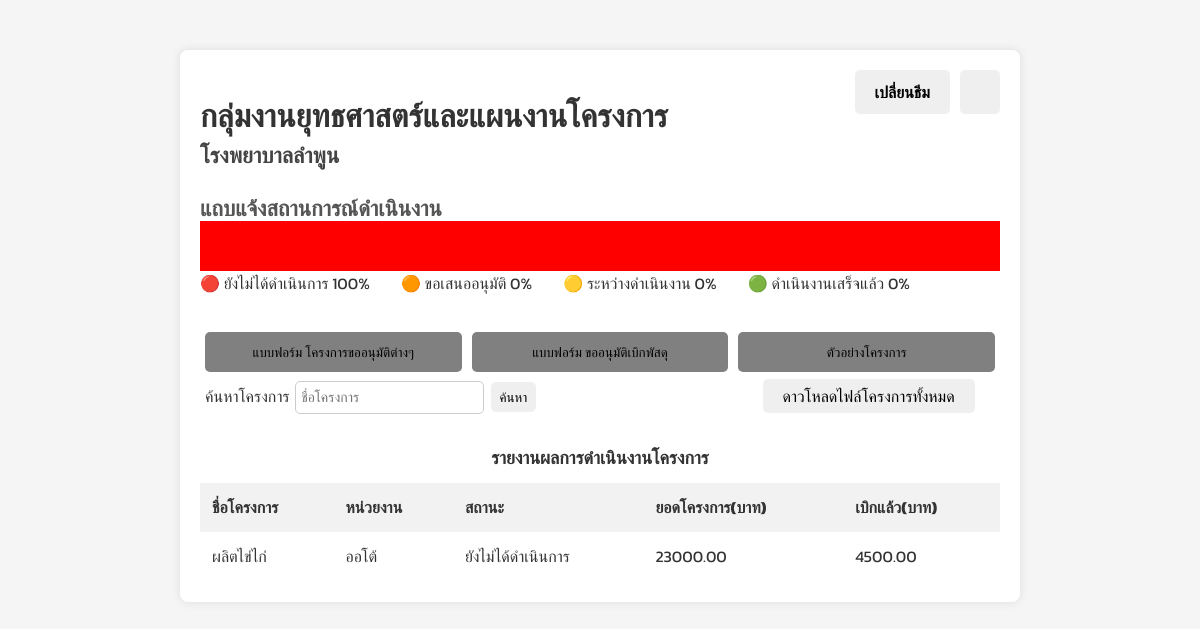
Before: / with the older database file.
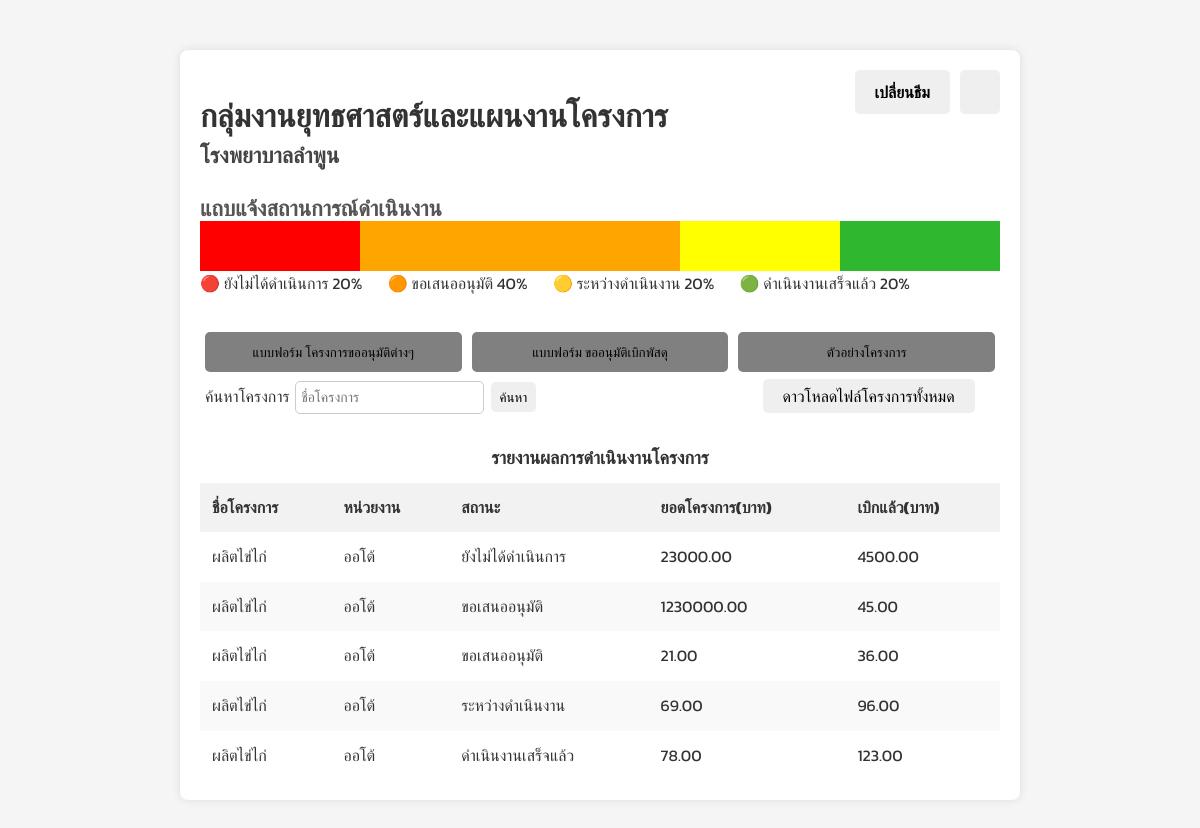
After: the same page with the newer database file.
### mysite/models.py (models this page shows, shortened)
class Member(models.Model):
    CHOICES = [
        ("ยังไม่ได้ดำเนินการ", "ยังไม่ได้ดำเนินการ"),
        ("ขอเสนออนุมัติ", "ขอเสนออนุมัติ"),
        ("ระหว่างดำเนินงาน", "ระหว่างดำเนินงาน"),
        ("ดำเนินงานเสร็จแล้ว", "ดำเนินงานเสร็จแล้ว"),
    ]
    projectName = models.CharField(max_length=255)
    agency = models.CharField(max_length=255)
    status = models.CharField(max_length=20, choices=CHOICES, null=True)
    total = models.DecimalField(max_digits=15, decimal_places=2, null=True)
    withdraw = models.DecimalField(max_digits=15, decimal_places=2, null=True)

### mysite/views.py (the view)
# urls.py: path("", home, name="home"),
def home(request):
    mymembers = Member.objects.all().values()
    percent = coutMember(mymembers)
    template = loader.get_template("home.html")
    context = {"mymembers": mymembers, "percents": percent}
    return HttpResponse(template.render(context, request))

### mysite/views.py (called while the page is built)
def coutMember(mymembers):
    percents = [0, 0, 0, 0]
    for member in mymembers:
        if member["status"] == "ยังไม่ได้ดำเนินการ":
            percents[0] += 1
        elif member["status"] == "ขอเสนออนุมัติ":
            percents[1] += 1
        elif member["status"] == "ระหว่างดำเนินงาน":
            percents[2] += 1
        elif member["status"] == "ดำเนินงานเสร็จแล้ว":
            percents[3] += 1
    total = len(mymembers)
    percents = [int((x / total) * 100) for x in percents]
    return percents

### mysite/templates/home.html (shortened to what this page needs)
{% load static %}
<!DOCTYPE html>
<html lang="th">
<head>
    <link rel="stylesheet" href="{% static 'Box.css' %}" >
    <link rel="stylesheet" href="{% static 'lightHome.css' %}" id="light-theme" >
    <link rel="stylesheet" href="{% static 'darkHome.css' %}"id="dark-theme" disabled>
</head>
<body>
    <div class="container">
        <div class="head">
            <h1>กลุ่มงานยุทธศาสตร์และแผนงานโครงการ</h1>
            <h2>โรงพยาบาลลำพูน</h2>
        </div>
        <div class="beforeTable">
            <h2 class = "statusSentence">แถบแจ้งสถานการณ์ดำเนินงาน</h2>
            <div class="statusBox">
                <div class="plan" style="width: {{ percents.0 }}%"></div>
                <div class="permit" style="width: {{ percents.1 }}%"></div>
                <div class="process" style="width: {{ percents.2 }}%"></div>
                <div class="finish" style="width: {{ percents.3 }}%"></div>
            </div>
            <div class="labelStatus">
                <div>🔴 ยังไม่ได้ดำเนินการ {{percents.0}}%</div>
                <div>🟠 ขอเสนออนุมัติ {{percents.1}}%</div>
                <div>🟡 ระหว่างดำเนินงาน {{percents.2}}%</div>
                <div>🟢 ดำเนินงานเสร็จแล้ว {{percents.3}}%</div>
            </div>
        </div>
        <div class="infomationBar">
            <div class="dowloadForm">
                <button>แบบฟอร์ม โครงการขออนุมัติต่างๆ</button>
                <button>แบบฟอร์ม ขออนุมัติเบิกพัสดุ</button>
                <button>ตัวอย่างโครงการ</button>
            </div>
            <div class="loadAndSearch">
                <label class="findProject">ค้นหาโครงการ</label>
                <input name="search" type="text" placeholder="ชื่อโครงการ" class="searchInput">
                <button class="findButton">ค้นหา</button>
                <button class="downloadFile">ดาวโหลดไฟล์โครงการทั้งหมด</button>
            </div>
        </div>
        <div class="buttonRightTop">
            <button onclick="toggleTheme()" class="butTheme">เปลี่ยนธีม</button>
            <button class="adminButton" onclick="redirectToAdmin()">
            </button>
        </div>
        <table class="project-table">
            <caption>รายงานผลการดำเนินงานโครงการ</caption>
            <thead>
                <tr>
                    <th>ชื่อโครงการ</th>
                    <th>หน่วยงาน</th>
                    <th>สถานะ</th>
                    <th>ยอดโครงการ(บาท)</th>
                    <th>เบิกแล้ว(บาท)</th>
                </tr>
            </thead>
            <tbody>
                {% for member in mymembers %}
                <tr>
                    <td>{{ member.projectName }}</td>
                    <td>{{ member.agency }}</td>
                    <td>{{ member.status }}</td>
                    <td>{{ member.total }}</td>
                    <td>{{ member.withdraw }}</td>
                </tr>
                {% endfor %}
            </tbody>
        </table>
    </div>
</body>
</html>

### mysite/static/Box.css (style rules this page uses)
.buttonRightTop { position: absolute; top: 20px; right: 20px; display: flex; flex-direction: row; justify-content: flex-end; }
.butTheme, .adminButton { font-family: 'Kanit',sans-serif; display: inline-block; padding: 10px 20px; margin-left: 10px; font-size: 16px; font-weight: bold; text-align: center; text-decoration: none; cursor: pointer; border: none; border-radius: 5px; transition: background-color 0.3s, color 0.3s; }
.statusBox { font-family: 'Kanit', sans-serif; display: flex; }
.statusBox div { height: 50px; }
.plan { background-color: red; }
.permit { background-color: orange; }
.process { background-color: yellow; }
.finish { background-color: rgb(47, 184, 47); }
.dowloadForm { display: flex; justify-content: space-between; }
.dowloadForm button { font-family: 'Kanit',sans-serif; align-items: center; justify-content: center; background-color: gray; margin: 5px; height: 40px; display: flex; flex: 1; border-radius: 5px; border: none; cursor: pointer; }
.downloadFile { font-family: 'Kanit',sans-serif; position: relative; top: 10px; left: 223px; padding: 5px 20px; font-size: 16px; text-align: center; text-decoration: none; cursor: pointer; border: none; border-radius: 5px; transition: background-color 0.3s, color 0.3s; }
.findProject { font-family: 'Kanit',sans-serif; position: relative; top: 10px; left: 5px; }
.searchInput { font-family: 'Kanit',sans-serif; position: relative; top: 10px; left: 7px; padding: 5px; font-size: 14px; border: 1px solid #ccc; border-radius: 5px; margin-right: 10px; }
.findButton { font-family: 'Kanit',sans-serif; position: relative; top: 10px; border-radius: 5px; padding: 5px; border: none; width: 45px; cursor: pointer; }
.head h1 { margin-bottom: -5px; }
.head h2 { margin-top: -5px; }
.beforeTable h2 { margin-bottom: -5px; }
.beforeTable .statusBox { margin-top: -5px; }
.beforeTable .labelStatus { margin-top: 0px; margin-bottom: 30px; display: flex; justify-content: space-between; margin-right: 90px; }
.infomationBar .loadAndSearch { margin-top: -8px; margin-bottom: 40px; }

### mysite/static/lightHome.css (style rules this page uses)
body { font-family: 'Kanit',sans-serif; line-height: 1.6; transition: background-color 0.3s, color 0.3s; background-color: #f5f5f5; color: #333; }
.container { max-width: 800px; margin: 50px auto; padding: 20px; border-radius: 8px; box-shadow: 0 0 10px rgba(0, 0, 0, 0.1); transition: background-color 0.3s, box-shadow 0.3s; background-color: #fff; position: relative; }
h1 { font-size: 32px; color: #333; }
h2 { font-size: 22px; color: #444; }
.statusSentence { color: #555; }
.project-table { width: 100%; border-collapse: collapse; margin-top: 20px; }
.project-table caption { font-size: 18px; font-weight: bold; margin-bottom: 10px; color: #333; }
.project-table th, .project-table td { padding: 12px; text-align: left; }
.project-table th { background-color: #f2f2f2; color: #333; }
.project-table tbody tr:nth-child(even) { background-color: #f9f9f9; }
.findProject { font-size: 16px; color: #333; }

### mysite/static/darkHome.css (style rules this page uses)
body { font-family: 'Kanit',sans-serif; line-height: 1.6; transition: background-color 0.3s, color 0.3s; background-color: #3e3c3c; color: #fff; }
.container { max-width: 800px; margin: 50px auto; padding: 20px; border-radius: 8px; box-shadow: 0 0 10px rgba(0, 0, 0, 0.1); transition: background-color 0.3s, box-shadow 0.3s; background-color: #333; position: relative; }
h1 { font-size: 32px; }
h2 { font-size: 22px; }
.statusSentence { color: gray; }
.project-table { width: 100%; border-collapse: collapse; margin-top: 20px; }
.project-table caption { font-size: 18px; font-weight: bold; margin-bottom: 10px; color: aliceblue; }
.project-table th, .project-table td { padding: 12px; text-align: left; }
.project-table th { background-color: var(--table-header-bg, #444); color: #fff; }
.findProject { color: #fff; font-size: 16px; }

Changed rows visible on the page:
added Member: projectName "ผลิตไข่ไก่", agency "ออโต้", status "ขอเสนออนุมัติ", total "1230000.00", withdraw "45.00"
added Member: projectName "ผลิตไข่ไก่", agency "ออโต้", status "ขอเสนออนุมัติ", total "21.00", withdraw "36.00"
added Member: projectName "ผลิตไข่ไก่", agency "ออโต้", status "ระหว่างดำเนินงาน", total "69.00", withdraw "96.00"
added Member: projectName "ผลิตไข่ไก่", agency "ออโต้", status "ดำเนินงานเสร็จแล้ว", total "78.00", withdraw "123.00"
Other visible differences:
{{ percents.0 }}: 100 → 20 (drawn)
{{ percents.0 }}: "100" → "20"
{{ percents.1 }}: "0" → "40"
{{ percents.2 }}: "0" → "20"
{{ percents.3 }}: "0" → "20"
